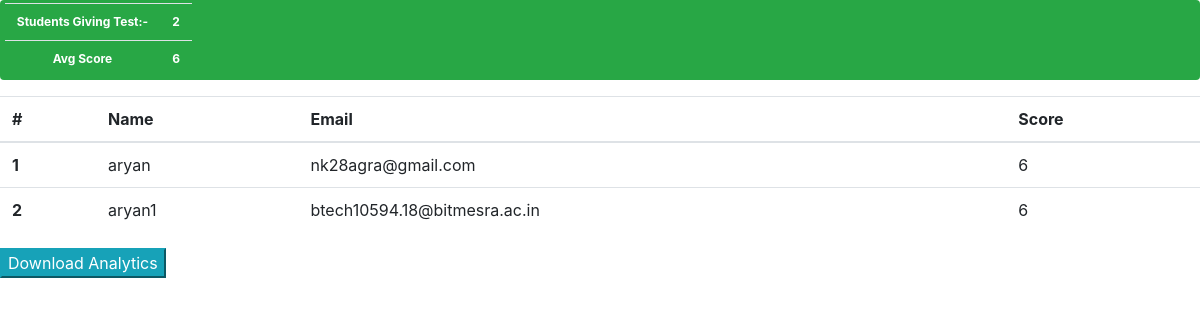
The app's page /analytics/24 (signed in) with its own data.
### quizer/models.py (models this page shows)
class UsersGivingTest(models.Model):
    quiz = models.ForeignKey(Quiz, on_delete=models.CASCADE)
    user = models.ForeignKey(User, on_delete=models.CASCADE)
    score = models.SmallIntegerField()
    questions_not_attempted = models.CharField(
        max_length=2000,
        verbose_name="question_list",
        validators=[validate_comma_separated_integer_list]
    )

### quizer/views.py (the view)
# urls.py: path('analytics/<int:id>',SeeAnalytics, name='analytics'),
@login_required(login_url='/accounts/login/')
def SeeAnalytics(request, id):
    quiz = Quiz.objects.get(pk=id)
    if(quiz.admin == request.user):
        li = quiz.usersgivingtest_set.all()
        return render(request, 'quiz_results.html', {"list": li, "id": id})
        pass
    else:
        return HttpResponse(400)

### quizer/templates/quiz_results.html (shortened to what this page needs)
<html>
<head>
<link rel="stylesheet" href="https://stackpath.bootstrapcdn.com/bootstrap/4.3.1/css/bootstrap.min.css">
</head>
<body>
<table class="badge badge-success table">
<tr>
<td>Students Giving Test:-</td>
<td>{{list|length}}</td>
</tr>
<tr>
<td>Avg Score</td>
<td id="avg"></td>
</tr>
<table class="table">
  <thead>
    <tr>
      <th scope="col">#</th>
      <th scope="col">Name</th>
      <th scope="col">Email</th>
      <th scope="col">Score</th>
    </tr>
  </thead>
  <tbody>
  {% for x in list%}
    <tr>
      <th scope="row">{{forloop.counter}}</th>
      <td>{{x.user.username}}</td>
      <td>{{x.user.email}}</td>
      <td>{{x.score}}</td>
    </tr>
    {% endfor %}
  </tbody>
</table>
<button class="btn-info" onclick="window.location='download/{{id}}'">Download Analytics</button>
</body>
</html>

### records on screen
UsersGivingTest: user.username "aryan", user.email "nk28agra@gmail.com", score "6"
UsersGivingTest: user.username "aryan1", user.email "btech10594.18@bitmesra.ac.in", score "6"

### other values on screen
{{ list|length }} "2"
